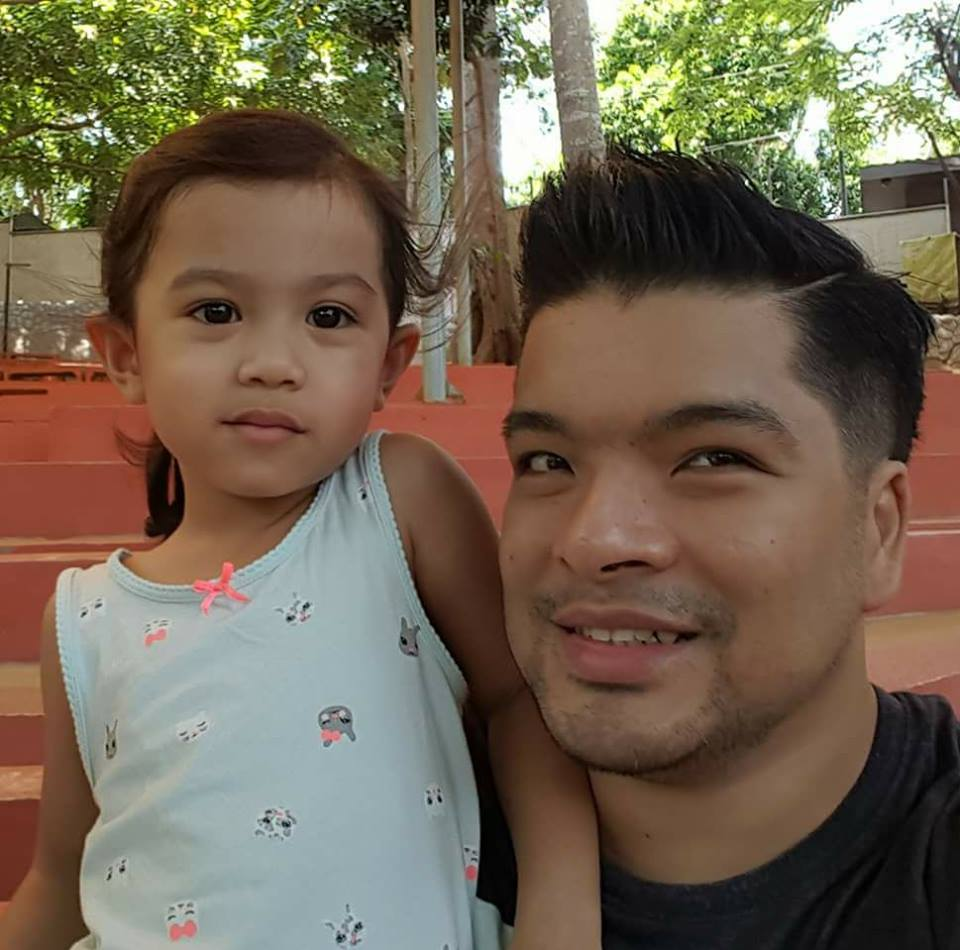
#> input picture assets/ron.jpg, 960 x 950 px, given in place of the camera
$ python 3-image-filter-py.py
#> lines starting #> are read from the running program, lines starting #| are printed output that depends on the picture
#> further down, frame is the input picture: shape (950, 960, 3); mean B, G, R 81.4, 100.3, 114.3

# coding: utf-8

# In[7]:


import cv2
import numpy as np

def apply_invert(frame):
    return cv2.bitwise_not(frame)
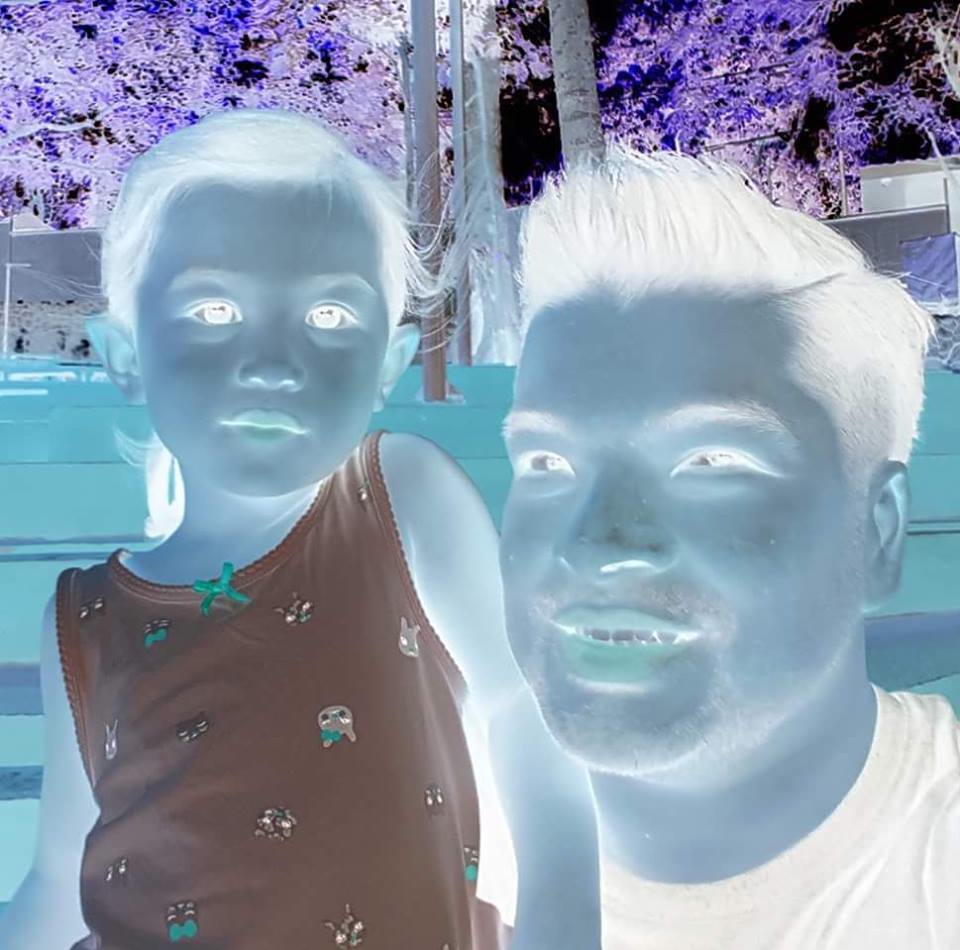
#> returned value: shape (950, 960, 3); mean of channels 0, 1, 2 173.6, 154.7, 140.7; drawn as B, G, R

def apply_sepia(frame, intensity=0.5):
#> called with intensity = 0.5
    blue, green, red = 20, 66, 112
    frame = cv2.cvtColor(frame, cv2.COLOR_BGR2BGRA)
#> frame: shape (950, 960, 4)
    frame_height, frame_width, frame_channel = frame.shape
#> frame_height = 950; frame_width = 960; frame_channel = 4
    sepia_bgra = (blue, green, red, 1)
    overlay = np.full((frame_height, frame_width, 4), sepia_bgra, dtype='uint8')
    frame = cv2.addWeighted(overlay,intensity, frame, 1.0,0)
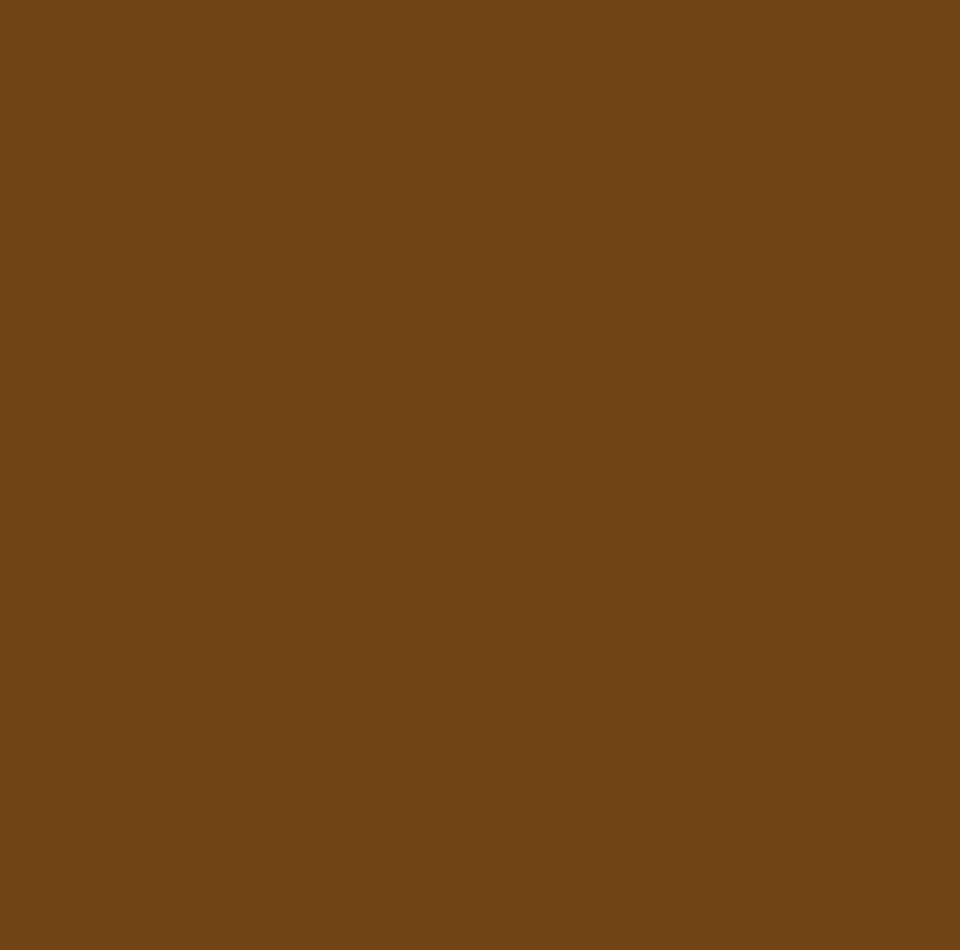
#> overlay: shape (950, 960, 4); mean B, G, R, A 20, 66, 112, 1
    frame = cv2.cvtColor(frame, cv2.COLOR_BGRA2BGR)
#> frame: shape (950, 960, 3)
    return frame

def apply_sepia2(frame, intensity=0.5):
#> called with intensity = 0.5
    blue, green, red = 255, 246, 255
    frame = cv2.cvtColor(frame, cv2.COLOR_BGR2BGRA)
    frame_height, frame_width, frame_channel = frame.shape
#> frame_height = 950; frame_width = 960; frame_channel = 4
    sepia_bgra = (blue, green, red, 1)
    overlay = np.full((frame_height, frame_width, 4), sepia_bgra, dtype='uint8')
    frame = cv2.addWeighted(overlay,intensity, frame, 1.0,0)
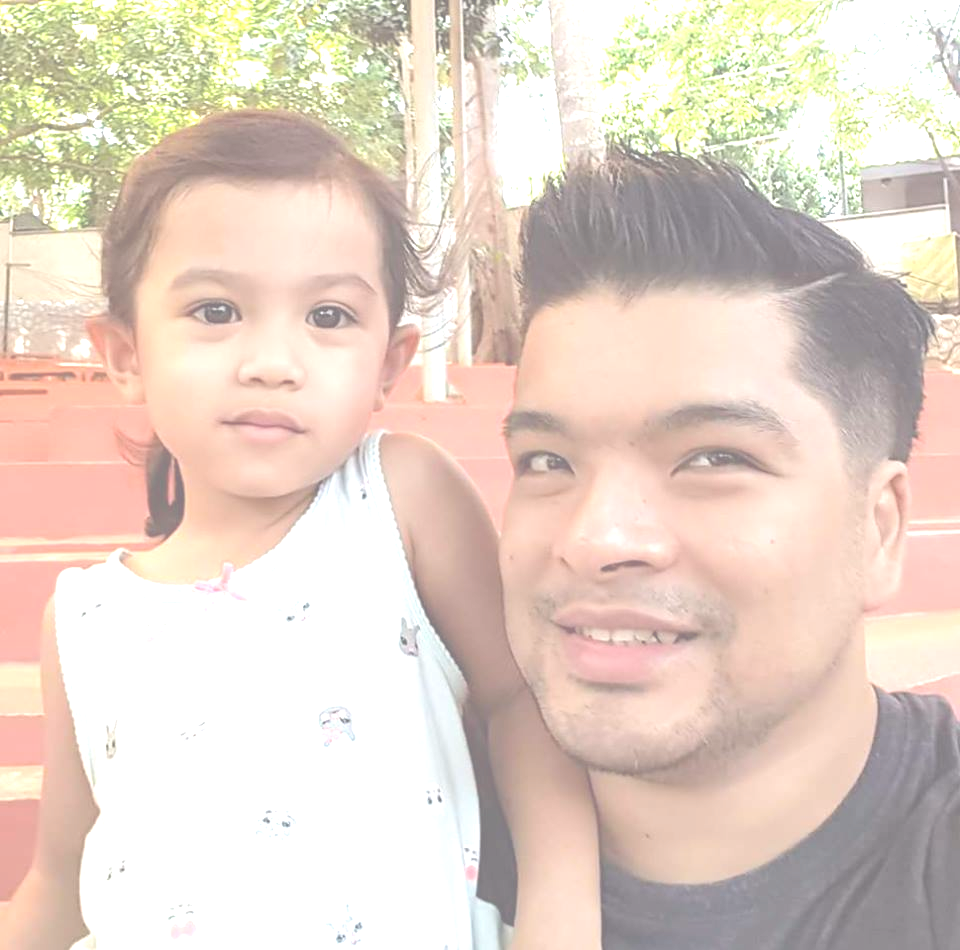
#> frame: shape (950, 960, 4); mean B, G, R, A 198.6, 211.1, 228.2, 255
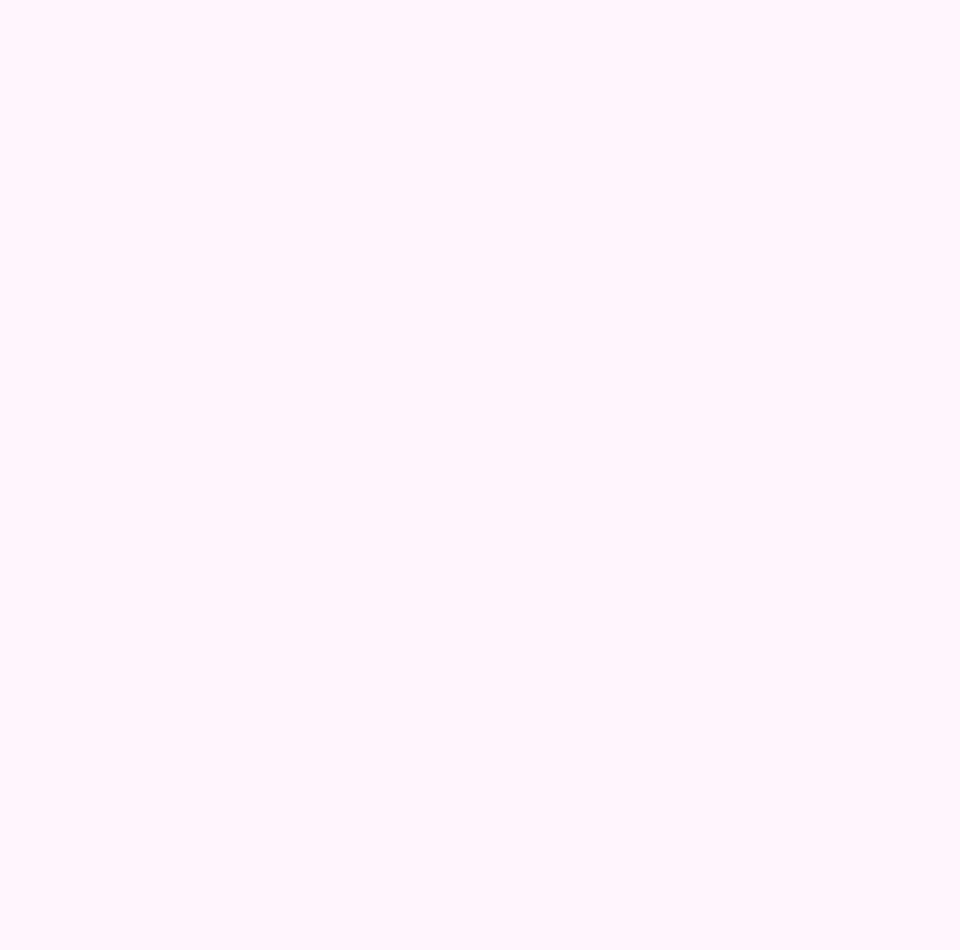
#> overlay: shape (950, 960, 4); mean B, G, R, A 255, 246, 255, 1
    frame = cv2.cvtColor(frame, cv2.COLOR_BGRA2BGR)
#> frame: shape (950, 960, 3)
    return frame


cap = cv2.VideoCapture(0)

while True:
    _, frame = cap.read()

    invert = apply_invert(frame)
    sepia = apply_sepia(frame)
    sepia2 = apply_sepia2(frame)

    cv2.imshow('frame', frame)
    cv2.imshow('invert', invert)
    cv2.imshow('sepia',sepia)
    cv2.imshow('sepia2',sepia2)

    k = cv2.waitKey(1)
#> (key q is pressed here)

    if k == ord('q') or k == 27:
        cap.release()
        cv2.destroyAllWindows()
        break

cap.release()
cv2.destroyAllWindows()
